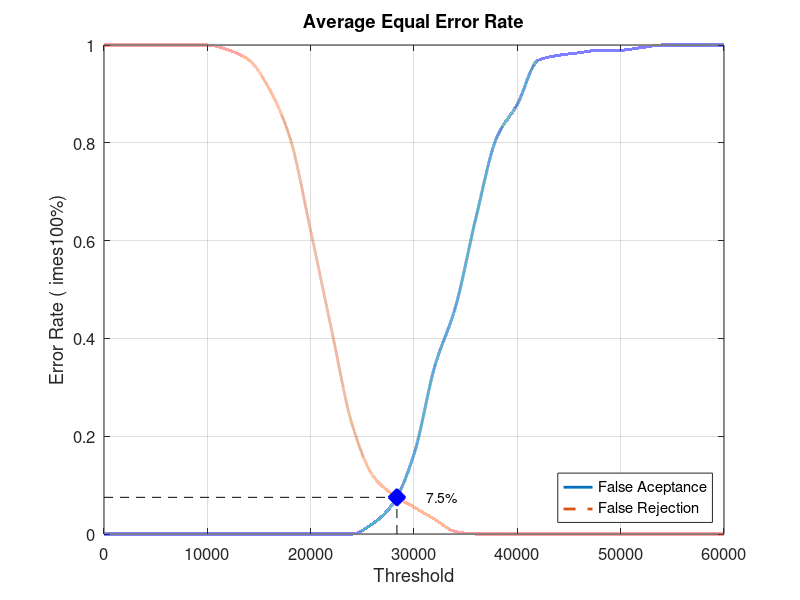
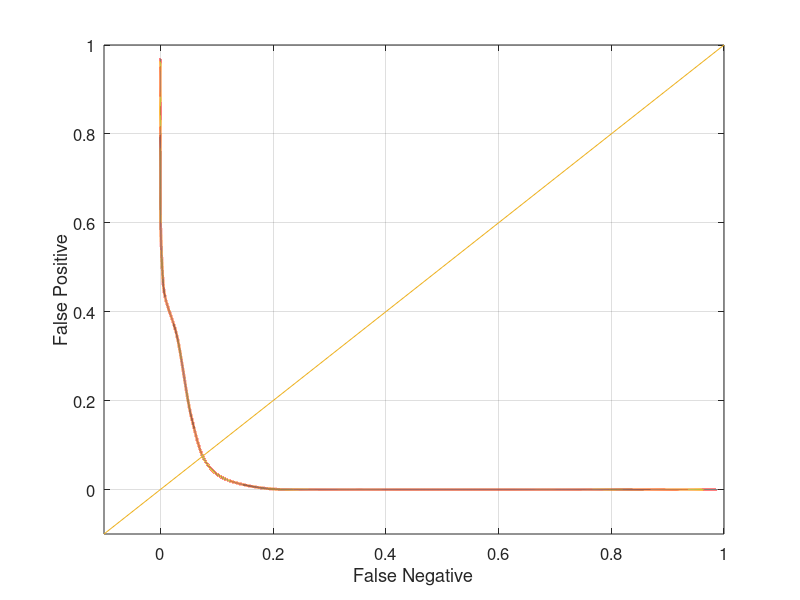

Write the MATLAB code that produced these figures, in order.
close all;
clear;
clc;
x = 0:2000:60000;
xq = 0:0.5:60000;

y0 = [0 0 0 0 0 0 0 0 0 0 0 0 0 0.0210526 0.0631579 0.163158 0.342105 0.463158 0.647368 0.810526 0.878947 0.968421 0.978947 0.984211 0.989474 0.989474 0.994737 1 1 1 1]
yy0 = interp1(x, y0, xq, 'pchip');
y1 = [1 1 1 1 1 1 0.99 0.97 0.91 0.81 0.62 0.42 0.225 0.12 0.08 0.055 0.03 0.005 0 0 0 0 0 0 0 0 0 0 0 0 0]
yy1 = interp1(x, y1, xq, 'pchip');

% Calculating EER: 
y2 = abs(y0 - y1);
find(y2 == min(y2))
yy2 = abs(yy0 - yy1);
xEER = find(yy2 == min(yy2));
xEERIndex = xq(xEER) % X-axis EER
yEER = yy0(xEER) % Y-axis EER

main = figure
plot(xq, yy0,'-','LineWidth', 2);	hold on
plot(xq, yy1,'--','LineWidth', 2);	hold on
plot([xEERIndex xEERIndex], [0 yEER], 'k--');	hold on
plot([0 xEERIndex], [yEER yEER], 'k--');	hold on
plot(xEERIndex, yEER, 'bx', 'LineWidth', 10);	hold on
text(xEERIndex + 10 * xEERIndex / 100, yEER, [num2str(round((10000 * yEER)) / 100) '%'])
legend('False Aceptance', 'False Rejection', 'Location', 'SouthEast')
xlabel('Threshold')
ylabel('Error Rate (	imes100%)')
title('Average Equal Error Rate')
set(gca, 'FontSize', 12)
axis([0 60000 0 1])
grid on

print(main, 'Database3_2Main', '-dpng');
FNRxFPR = figure('Color', [1 1 1]);
plot(yy1, yy0, '-', yy1, yy0, 'LineWidth', 2);
hold on
y = -0.1:0.1:1
plot(y, y); 
set(gca, 'FontSize', 12)
xlabel('False Negative')
ylabel('False Positive')
axis([-0.1 1 -0.1 1])
set(gca, 'FontSize', 12)
grid on

print(FNRxFPR, 'Database3_2FNRxFPR','-dpng');
